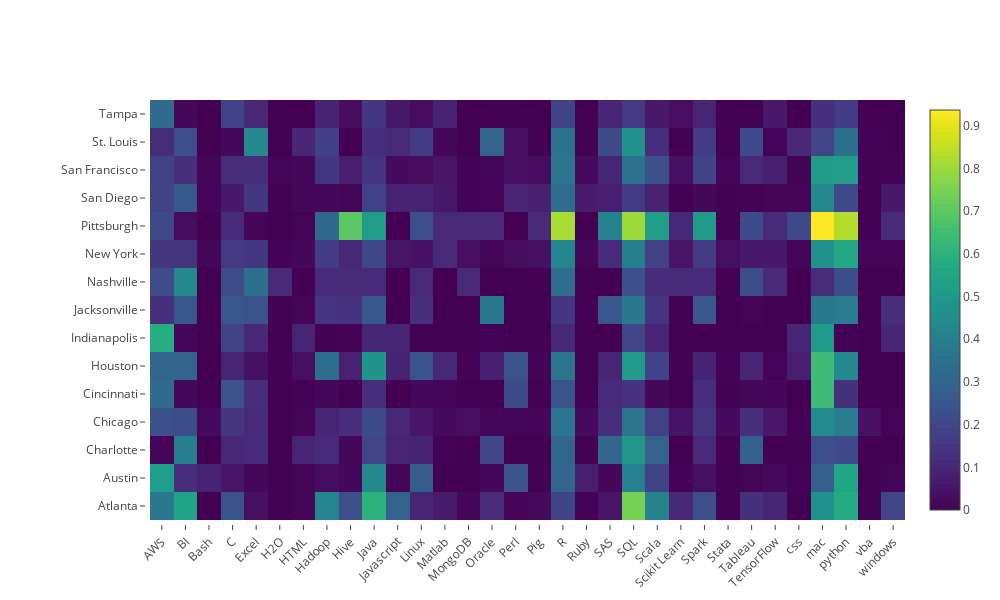

The notebook cell saved with this chart:
### Code cell
#Skills per city
tool_re={'R':'(?<=[\W])R(?=[\W])', 'python':'python', 'SAS':'SAS', 'Matlab':'matlab', 'SQL':'sql', 'Tableau':'tableau',\
          'TensorFlow':'tensor( ?)flow', 'Excel':'(?<=[\W])Excel(?=[\W])', 'Java': 'java', 'Hadoop': 'hadoop',\
          'Linux': 'linux', 'Stata': 'stata', 'Scala': 'scala', 'C':'(?<=[\W])C(?=[\W])', 'Spark':'spark', 'HTML':'html',\
          'AWS':'AWS|[Aa]mazon [Ww]eb [Ss]ervice', 'Ruby':'ruby', 'Bash':'bash', 'H2O':'h2o', 'BI':'BI',\
          'Hive':'hive', 'Pig':'pig', 'Perl':'perl', 'Oracle':'oracle', 'MongoDB':'mongodb',\
          'Scikit Learn':'scikit', 'vba':'vba', 'css':'css', 'Javascript':"JAVA-?\s?SCRIPT",\
         'windows':'windows', 'mac':'mac '}

data = pd.pivot_table(jobs_city,index=['city'],values=tool_re.keys(),aggfunc=[np.mean])
data.columns = data.columns.droplevel()


plot_data = [go.Heatmap( z=data.values.tolist(),
                         y=data.index,
                         x=data.columns,
                        colorscale='Viridis')]

heat_map_layout = Layout(
    margin=go.Margin(
        l=150,
        pad=4
    ),
    height=600,
    width=1000,
    xaxis=dict(tickangle=-45),
    paper_bgcolor='rgba(0,0,0,0)',
    plot_bgcolor='rgba(0,0,0,0)',
    
)

py.offline.iplot(Figure(data=plot_data, layout=heat_map_layout), filename='heatmap_skills_cities')

### Figure 1 — Plotly figure (JSON) as saved in the notebook; plotly's stock layout.template omitted (floating-point values rounded to 4 significant figures; data arrays with more than 128 entries replaced by an {"elided": "..."} marker saying what was removed)
{"data": [{"colorscale": "Viridis", "type": "heatmap", "uid": "3b5ba674-b622-11e8-b455-4c3488ea762f", "x": ["AWS", "BI", "Bash", "C", "Excel", "H2O", "HTML", "Hadoop", "Hive", "Java", "Javascript", "Linux", "Matlab", "MongoDB", "Oracle", "Perl", "Pig", "R", "Ruby", "SAS", "SQL", "Scala", "Scikit Learn", "Spark", "Stata", "Tableau", "TensorFlow", "css", "mac", "python", "vba", "windows"], "y": ["Atlanta", "Austin", "Charlotte", "Chicago", "Cincinnati", "Houston", "Indianapolis", "Jacksonville", "Nashville", "New York", "Pittsburgh", "San Diego", "San Francisco", "St. Louis", "Tampa"], "z": {"elided": "15x32 float values"}}], "layout": {"height": 600, "margin": {"l": 150, "pad": 4}, "paper_bgcolor": "rgba(0,0,0,0)", "plot_bgcolor": "rgba(0,0,0,0)", "width": 1000, "xaxis": {"tickangle": -45}}}
